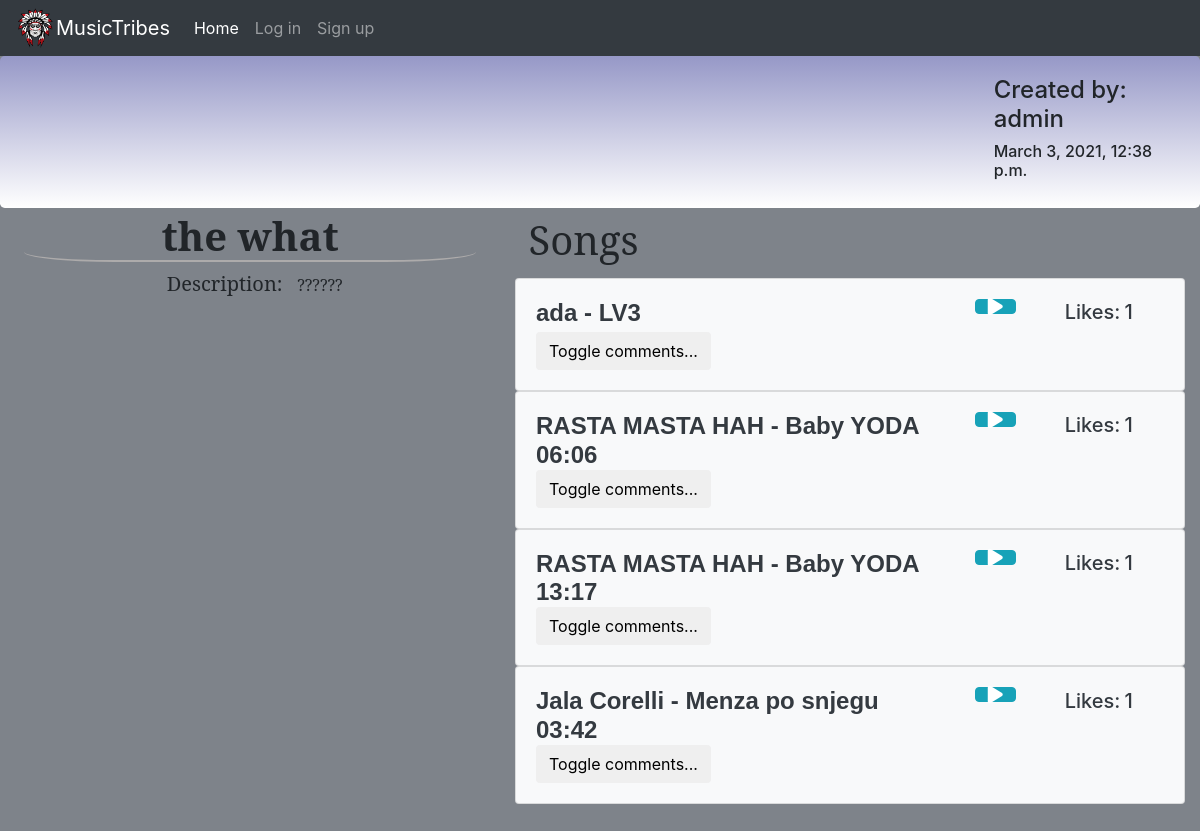
/tribes/29/playlist/17, run on the app's committed database.
### app/models.py (models this page shows, shortened)
class TimeStamped(models.Model):
    created_at = models.DateTimeField(editable=False)
    updated_at = models.DateTimeField(editable=False)
    class Meta:
        abstract = True

class Playlist(TimeStamped):
    tribe = models.ForeignKey(Tribe,on_delete=models.CASCADE)
    name = models.CharField(unique=False,blank=False,max_length=128)
    creator = models.ForeignKey(Profile,on_delete=models.CASCADE,default=1)
    description = models.TextField(max_length=1000)

class Song(TimeStamped):
    url = models.CharField(max_length=200,unique=False,blank=False)
    title = models.CharField(blank=False,max_length=200)
    artist = models.CharField(blank=False,max_length=200)
    creator = models.ForeignKey(Profile,on_delete=models.CASCADE)
    playlist = models.ForeignKey(Playlist,on_delete=models.CASCADE)
    song_duration = models.TimeField()

### accounts/models.py (models this page shows)
class Profile(models.Model):
    user = models.OneToOneField(User, on_delete=models.CASCADE)
    bio = models.TextField(max_length=1000, blank=True)
    avatarurl =  models.CharField(max_length=1000,default="https://icon-library.com/images/unknown-person-icon/unknown-person-icon-17.jpg",blank=True)
    tribes = models.ManyToManyField('app.Tribe',blank=True)
    avatar_img = models.ImageField(upload_to='images',blank = True)
    def __str__(self):
        return self.user.username

### app/views.py (the view)
# urls.py: path('<int:tribe_id>/playlist/<int:playlist_id>', views.playlist, name='playlist'),
def playlist(request,tribe_id,playlist_id):
    tribe = get_object_or_404(Tribe,pk = tribe_id)
    playlist = Playlist.objects.filter(tribe=tribe,pk=playlist_id)
    songs = Song.objects.filter(playlist=playlist.first())
    comments=Comment.objects.all()
    likes = []
    like_count = []
    for song in songs:
        like_count.append(like_count_song(song))
        if request.user.is_authenticated:
            if Like.objects.filter(song=song,user=request.user.profile).exists():
                likes.append(True)
            else:
                likes.append(False)
        else:
            likes.append(False)
    playlist = playlist[0]
    if request.user.is_authenticated:
        is_member = is_member_of_tribe(request.user,tribe)
    else:
        is_member = False
    context={"playlist":playlist,
            "songs_with_likes":zip(songs,likes,like_count),
            "tribe":tribe,
            "is_member_of_tribe": is_member,
            "comments":comments,
            "form":CommentForm(),
            }
    return render(request,"app/playlist.html",context)

### app/utils.py (called while the page is built)
def like_count_song(song):
    likes_count = Like.objects.filter(song=song).count()
    return likes_count

### app/templates/app/playlist.html (shortened to what this page needs)
{% extends 'app/base.html' %}
{%load static%}
{% block content %}
<div class="jumbotron d-flex jumbo">
    <div class="container-fluid">
        <div class="row">
            <div class="col-3">
            </div>
            <div class="col-lg-7">
            </div>
            <div class="col-2">
                <h4>Created by: {{playlist.creator}}</h4>
                <h6>{{playlist.created_at}}</h6>
            </div>
        </div>
    </div>
</div>
<div class="container-fluid playlist-main">
    <div class="row">
        <div class ="col-5 description-container">
            <h1 id="playlist-name"style="font-family: 'Noto Serif', serif;font-weight:bold;margin:2%;">{{playlist.name}}</h1>
            <h5 style="font-family: 'Noto Serif', serif;display:inline;margin:2%;">Description: </h5>
            <p style="font-family: 'Noto Serif', serif;display:inline;">{{playlist.description}}</p>
        </div>
        <div class ="col-7 songs-container">
            {%include "app/songs.html" with song_with_likes=song_with_likes%}
        </div>
    </div>
</div>
{% endblock %}

### app/templates/app/base.html (shortened to what this page needs)
{% load static %}
<html lang="en">
  <head>
    <link rel="stylesheet" href="https://maxcdn.bootstrapcdn.com/bootstrap/4.0.0/css/bootstrap.min.css">
    <link rel="stylesheet" type="text/css" href="{% static '/app/css/base.css' %}">
    <link rel="stylesheet" href="https://cdnjs.cloudflare.com/ajax/libs/font-awesome/4.7.0/css/font-awesome.min.css">
  </head>
  <body>
    <div class="navbar-container">
    <nav class="navbar navbar-expand-md navbar-dark bg-dark">
    <img src="{% static '/app/chieftain-logo.png' %}" width="40" height="40" alt="">
      <div class="navbar-brand" href="#">MusicTribes</div>
      <div class="collapse navbar-collapse" id="navbarsExampleDefault">
        <ul class="navbar-nav mr-auto">
          <li class="nav-item active">
            <a class="nav-link" href="{%url 'app:index'%}">Home <span class="sr-only">(current)</span></a>
          </li>
          {% if user.is_authenticated %}
          <li class="nav-item dropdown active">
            <a class="nav-link dropdown-toggle" href="" id="dropdown01" data-toggle="dropdown" aria-haspopup="true" aria-expanded="false">Welcome, {{user.username}}</a>
            <div class="dropdown-menu" aria-labelledby="dropdown01">
              <a class="dropdown-item" href="{% url 'accounts:editprofile'%}">Edit profile</a>
            </div>
          </li>
        </ul>
        <a class="nav-link float-right" href="{% url 'logout' %}">Log out</a>
        {% else %}
        <a class="nav-link float-right" href="{% url 'login' %}">Log in</a>
        <a class="nav-link" href="{% url 'accounts:signup' %}">Sign up</a>
        {% endif %}
      </div>
    </nav>
  </div>
    <div class="container-main">
      {% block content %}
      {% endblock %}
    </div>
  </body>
</html>

### app/templates/app/songs.html (shortened to what this page needs)
{% load static %}
<h1 style="font-family: 'Noto Serif', serif;margin:2%;">Songs</h1>
{% for song,like,like_count in songs_with_likes %}
<div class="card bg-light text-dark">
    <div class="card-body">
        <div class ="row">
            <div class="col-8">
                <h4 style="display:inline;font-family: 'Arimo', sans-serif; font-weight:600;">{{ song.artist }} - {{ song.title }} {{song.song_duration|time:"H:i"}} </h4>
            </div>
            <div class="col-1">
                <a href="{{song.url}}" class="btn btn-info" target="_blank"><i class="fas fa-play fa-lg"></i></a>
            </div>
            <div class="col-3 d-flex justify-content-center">
                {% if is_member_of_tribe or user.profile == tribe.chieftain%}
                    {% if like %}
                        {% include "includes/dislike_button.html" with song=song %}
                    {% else %}
                        {% include "includes/like_button.html" with song=song %}
                    {% endif %}
                {% else %}
                    <h5 style="margin-left:3%;margin-top:1%;">Likes: </h5>
                {% endif %}
                <h5 style="margin-left:3%;margin-top:1%;">{{ like_count }}</h5>
            </div>
        </div>
        <div class="comments-container">
            <button class="btn btn-basic" id="btn-comments" onclick="showComments()">Toggle comments...</button>
    </div>
    </div>
</div>
{%empty%}
<h5>Playlist is empty.</h5>
{% endfor %}

### app/static/app/css/base.css (style rules this page uses)
body { background: rgb(62,60,60); background: linear-gradient(0deg, rgba(62,60,60,1) 0%, rgba(126,131,138,1) 0%); overflow-x:hidden; }
.jumbotron { padding-bottom: 20px; padding-top: 20px; margin-bottom: -5px; }
.description-container { text-align:center; }
.playlist-main { height:100%; }
.jumbo { background: rgb(255,255,255); background: linear-gradient(0deg, rgba(255,255,255,1) 0%, rgba(150,152,199,1) 100%); }
#playlist-name { text-align:center; border-bottom:solid rgb(173, 171, 171) 2px; border-radius:20%; }

### data on the page
Playlist: creator "admin", created_at "March 3, 2021, 12:38 p.m.", name "the what", description "??????"
Song: artist "ada", title "LV3", like_count "1"
Song: artist "RASTA MASTA HAH", title "Baby YODA", song_duration "06:06", creator "1"
Song: artist "RASTA MASTA HAH", title "Baby YODA", song_duration "13:17", creator "1"
Song: artist "Jala Corelli", title "Menza po snjegu", song_duration "03:42", like_count "1"
